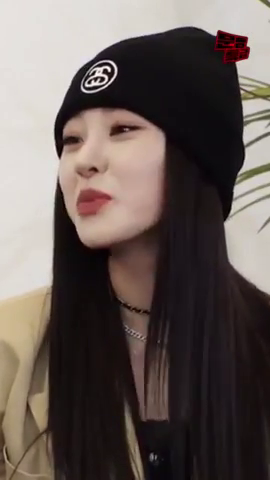
#> input picture frame 99 of noze.mp4, 270 x 480 px, given in place of test.avi, which was not available
$ python testsave.py
#> lines starting #> are read from the running program, lines starting #| are printed output that depends on the picture; after the words box and inside, x2 and y2 are one past the last pixel; in counts of white or black regions, pixels touching at a corner belong together; pictures that were not available may be replaced by others from this repository, and a replacement may not be noted
import os
import cv2
import imutils

cap = cv2.VideoCapture('C:/Users/wjsgu/Desktop/test.avi')
font = cv2.FONT_HERSHEY_SIMPLEX #사람 감지 글씨체 정의

cap.set(3, 960)
cap.set(4, 480)

fps = 20
width = int(cap.get(3))
height = int(cap.get(4))
fcc = cv2.VideoWriter_fourcc('D', 'I', 'V', 'X')

out = cv2.VideoWriter('C:/Users/wjsgu/Desktop/save.avi', fcc, fps, (width, height))

hog=cv2.HOGDescriptor()
hog.setSVMDetector(cv2.HOGDescriptor_getDefaultPeopleDetector())

face_cascade = cv2.CascadeClassifier('haarcascade_fullbody.xml')
lower_cascade = cv2.CascadeClassifier('haarcascade_lowerbody.xml')
upper_cascade = cv2.CascadeClassifier('haarcascade_upperbody.xml')

while True:
    ret, frame = cap.read()
#> frame is the input picture: shape (480, 270, 3); mean B, G, R 87.4, 91.6, 102.7
    grayframe = cv2.cvtColor(frame, cv2.COLOR_BGR2GRAY)
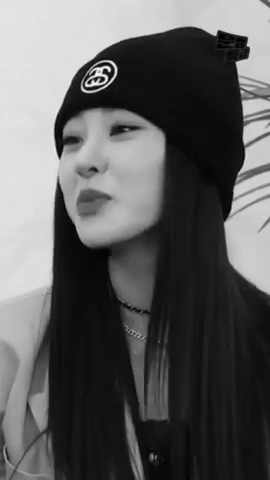
#> grayframe: shape (480, 270); min 0, max 254, mean 94.4
    faces = face_cascade.detectMultiScale(grayframe, 1.1, 2, 0, (20, 20))
#> faces = ()
    #lower = lower_cascade.detectMultiScale(grayframe, 1.8, 2, 0, (30, 30))
    #upper = upper_cascade.detectMultiScale(grayframe, 1.8, 2, 0, (30, 30))
    #frame = imutils.resize(frame, width=1000, height=1000)


    if not ret:
        break

    #frame = imutils.resize(frame, width=800, height=800)
    detected, _=hog.detectMultiScale(frame)
#> detected = ()

    '''for (x,y,w,h) in faces:
        for(x, y, w, h) in detected:
            cv2.rectangle(frame,(x,y),(x+w,y+h),(0,255,0),3, 4, 0)
        #cv2.putText(frame, (x-5, y-5), font, 0.9, (255,255,0),2)'''

    for(x, y, w, h) in detected:
        #cv2.rectangle(frame,(x,y),(x+w,y+h),(0,255,0),3, 4, 0)
        body_img=frame[y:y+h,x:x+w]
        body_img=cv2.resize(body_img, dsize=(0, 0),fx=0.04,fy=0.04)
        body_img=cv2.resize(body_img, (w, h), interpolation=cv2.INTER_AREA)
        frame[y:y+h,x:x+w] = body_img
#> this loop made 0 passes

    for(x, y, w, h) in faces:
        #cv2.rectangle(frame,(x,y),(x+w,y+h),(0,255,0),3, 4, 0)
        body_img=frame[y:y+h,x:x+w]
        body_img=cv2.resize(body_img, dsize=(0, 0),fx=0.04,fy=0.04)
        body_img=cv2.resize(body_img, (w, h), interpolation=cv2.INTER_AREA)
        frame[y:y+h,x:x+w] = body_img

    cv2.imshow("Detect", frame)
    out.write(frame)
    if cv2.waitKey(10) == 27:
#> (key Esc is pressed here)
        break
cap.release()
out.release()
cv2.destroyAllWindows()

$ run again, starting later in the video
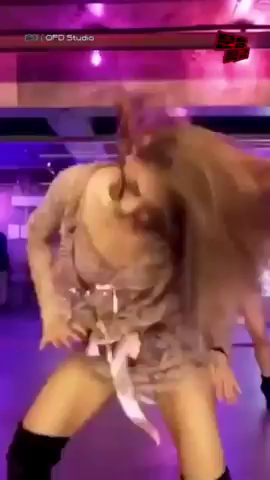
#> input picture frame 449 of noze.mp4, 270 x 480 px, given in place of test.avi, which was not available
#> frame is the input picture: shape (480, 270, 3); mean B, G, R 96.9, 72.3, 138.4
#> `grayframe = cv2.cvtColor(frame, cv2.COLOR_BGR2GRAY)`:
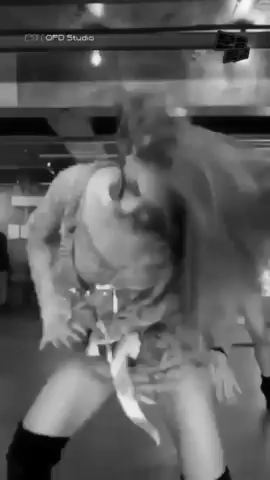
#> grayframe: shape (480, 270); min 0, max 247, mean 94.8
#> faces = ()

$ run again, starting later in the video
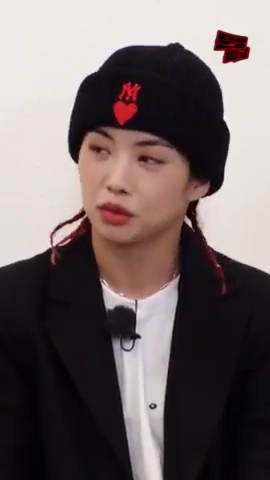
#> input picture frame 798 of noze.mp4, 270 x 480 px, given in place of test.avi, which was not available
#> frame is the input picture: shape (480, 270, 3); mean B, G, R 101.9, 101.8, 113.9
#> `grayframe = cv2.cvtColor(frame, cv2.COLOR_BGR2GRAY)`:
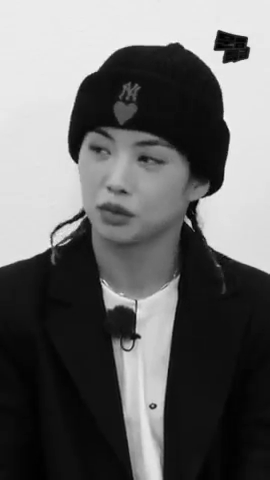
#> grayframe: shape (480, 270); min 0, max 250, mean 105.3
#> faces = ()
#> detected = [[90, 65, 74, 148]]
#> the loop `for(x, y, w, h) in detected:` made 1 pass
#> after the loop `for(x, y, w, h) in detected:`:
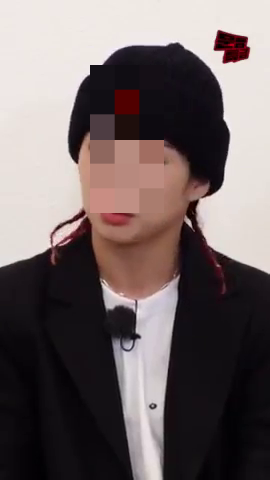
#> frame: shape (480, 270, 3); 7.85% of pixels changed, all inside (x1, y1, x2, y2) = (90, 65, 164, 213)
